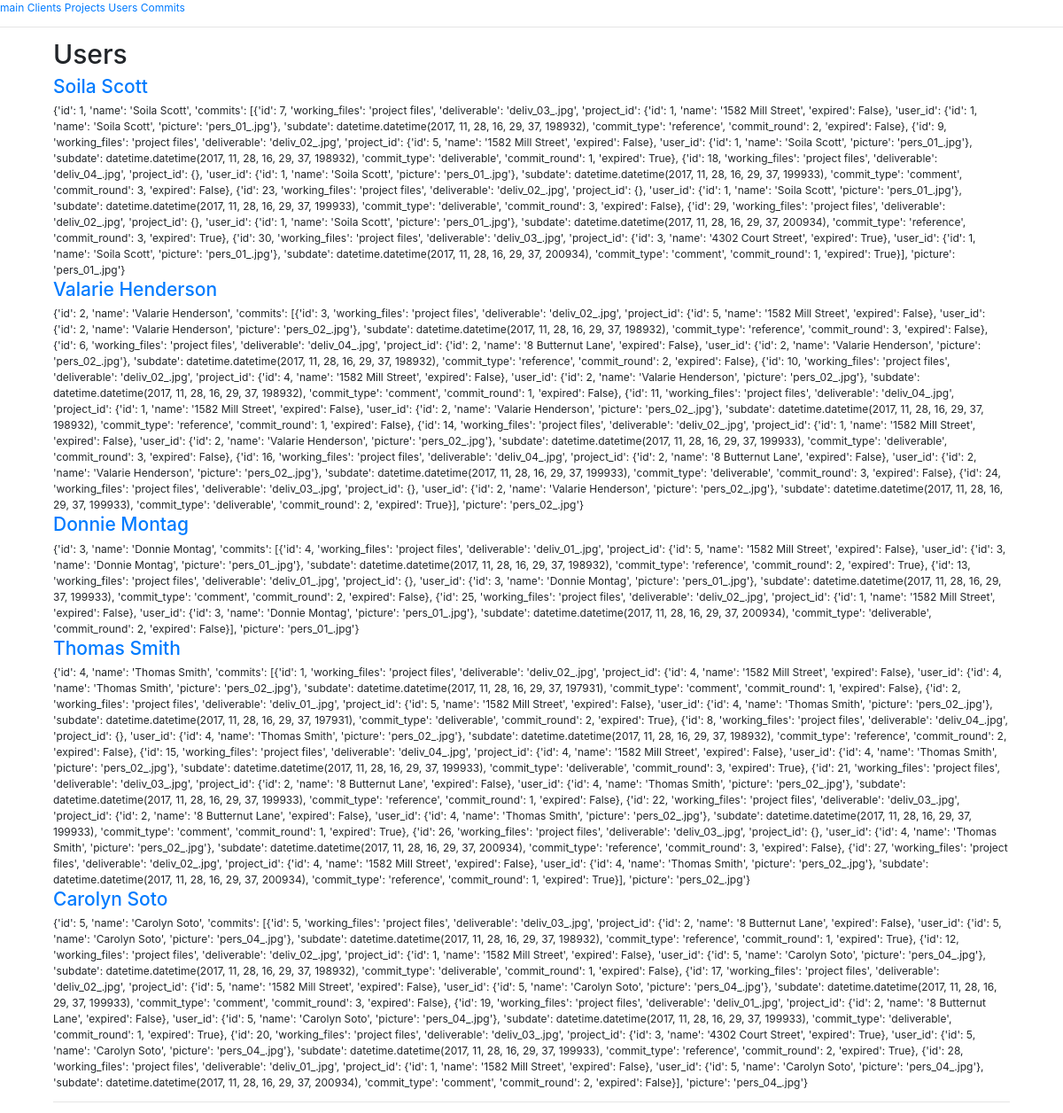
/user, run on the app's committed database.
### app.py (models this page shows, shortened)
class User(db.Model):
    id = db.Column(db.Integer, primary_key=True)
    name = db.Column(db.String(80), nullable=False)
    picture = db.Column(db.String, default='default_user.jpg')
    commits = db.relationship('Commit',
        backref=db.backref('User', lazy=True))

### app.py (the view)
@app.route('/user')
def users():
    data = module.func.user_all()
    return render_template('users.html', data=data)

### module/func.py (called while the page is built)
def scheme_user(row, basic=False):
    if basic == False:
        commits = []
        for commit in row.commits:
            commits.append(scheme_commit(commit))
        return {
            'id': row.id,
            'name': row.name,
            'commits': commits,
            'picture': row.picture
        }
    else:
        return {
            'id': row.id,
            'name': row.name,
            'picture': row.picture
        }

def scheme_commit(row):
    user_row = app.User.query.filter_by(id=row.user_id).first()
    user = {
        'id': user_row.id,
        'name': user_row.name,
        'picture': user_row.picture
    }
    project = {}
    project_row = app.Project.query.filter_by(id=row.project_id).first()
    if project_row != None:
        project = {
            'id': project_row.id,
            'name': project_row.name,
            'expired': project_row.expired,
        }
    return {
        'id': row.id,
        'working_files': row.working_files,
        'deliverable': row.deliverable,
        'project_id': project,
        'user_id': user,
        'subdate': row.subdate,
        'commit_type': row.commit_type,
        'commit_round': row.commit_round,
        'expired': row.expired
    }

def user_all():
    output = []
    rows = app.User.query.all()
    for row in rows:
        x = scheme_user(row)
        output.append(x)
    return output

### templates/users.html
{% extends "base.html" %}
{% block content %}
<h1>Users</h1>
{% for user in data %}
<div>
    <h3><a href="/user/{{user.id}}">{{user.name}}</a></h3>
        {{user}}
    </div>
{% endfor %}
{% endblock %}

### data on the page
User: name "Soila Scott", user "{'id': 1, 'name': 'Soila Scott', 'commits': [{'id': 7, 'working_files': 'project files', 'deliverable': 'deliv_03_.jpg', 'project_id': {'id': 1, 'name': '1582 Mill Street', 'expired': False}, 'user_id': {'id': 1, 'name': 'Soila Scott', 'picture': 'pers_01_.jpg'}, 'subdate': datetime.datetime(2017, 11, 28, 16, 29, 37, 198932), 'commit_type': 'reference', 'commit_round': 2, 'expired': False}, {'id': 9, 'working_files': 'project files', 'deliverable': 'deliv_02_.jpg', 'project_id': {'id': 5, 'name': '1582 Mill Street', 'expired': False}, 'user_id': {'id': 1, 'name': 'Soila Scott', 'picture': 'pers_01_.jpg'}, 'subdate': datetime.datetime(2017, 11, 28, 16, 29, 37, 198932), 'commit_type':…"
User: name "Valarie Henderson", user "{'id': 2, 'name': 'Valarie Henderson', 'commits': [{'id': 3, 'working_files': 'project files', 'deliverable': 'deliv_02_.jpg', 'project_id': {'id': 5, 'name': '1582 Mill Street', 'expired': False}, 'user_id': {'id': 2, 'name': 'Valarie Henderson', 'picture': 'pers_02_.jpg'}, 'subdate': datetime.datetime(2017, 11, 28, 16, 29, 37, 198932), 'commit_type': 'reference', 'commit_round': 3, 'expired': False}, {'id': 6, 'working_files': 'project files', 'deliverable': 'deliv_04_.jpg', 'project_id': {'id': 2, 'name': '8 Butternut Lane', 'expired': False}, 'user_id': {'id': 2, 'name': 'Valarie Henderson', 'picture': 'pers_02_.jpg'}, 'subdate': datetime.datetime(2017, 11, 28, 16, 29, 37, 198932),…"
User: name "Donnie Montag", user "{'id': 3, 'name': 'Donnie Montag', 'commits': [{'id': 4, 'working_files': 'project files', 'deliverable': 'deliv_01_.jpg', 'project_id': {'id': 5, 'name': '1582 Mill Street', 'expired': False}, 'user_id': {'id': 3, 'name': 'Donnie Montag', 'picture': 'pers_01_.jpg'}, 'subdate': datetime.datetime(2017, 11, 28, 16, 29, 37, 198932), 'commit_type': 'reference', 'commit_round': 2, 'expired': True}, {'id': 13, 'working_files': 'project files', 'deliverable': 'deliv_01_.jpg', 'project_id': {}, 'user_id': {'id': 3, 'name': 'Donnie Montag', 'picture': 'pers_01_.jpg'}, 'subdate': datetime.datetime(2017, 11, 28, 16, 29, 37, 199933), 'commit_type': 'comment', 'commit_round': 2, 'expired': False},…"
User: name "Thomas Smith", user "{'id': 4, 'name': 'Thomas Smith', 'commits': [{'id': 1, 'working_files': 'project files', 'deliverable': 'deliv_02_.jpg', 'project_id': {'id': 4, 'name': '1582 Mill Street', 'expired': False}, 'user_id': {'id': 4, 'name': 'Thomas Smith', 'picture': 'pers_02_.jpg'}, 'subdate': datetime.datetime(2017, 11, 28, 16, 29, 37, 197931), 'commit_type': 'comment', 'commit_round': 1, 'expired': False}, {'id': 2, 'working_files': 'project files', 'deliverable': 'deliv_01_.jpg', 'project_id': {'id': 5, 'name': '1582 Mill Street', 'expired': False}, 'user_id': {'id': 4, 'name': 'Thomas Smith', 'picture': 'pers_02_.jpg'}, 'subdate': datetime.datetime(2017, 11, 28, 16, 29, 37, 197931), 'commit_type':…"
User: name "Carolyn Soto", user "{'id': 5, 'name': 'Carolyn Soto', 'commits': [{'id': 5, 'working_files': 'project files', 'deliverable': 'deliv_03_.jpg', 'project_id': {'id': 2, 'name': '8 Butternut Lane', 'expired': False}, 'user_id': {'id': 5, 'name': 'Carolyn Soto', 'picture': 'pers_04_.jpg'}, 'subdate': datetime.datetime(2017, 11, 28, 16, 29, 37, 198932), 'commit_type': 'reference', 'commit_round': 1, 'expired': True}, {'id': 12, 'working_files': 'project files', 'deliverable': 'deliv_02_.jpg', 'project_id': {'id': 1, 'name': '1582 Mill Street', 'expired': False}, 'user_id': {'id': 5, 'name': 'Carolyn Soto', 'picture': 'pers_04_.jpg'}, 'subdate': datetime.datetime(2017, 11, 28, 16, 29, 37, 198932), 'commit_type':…"
